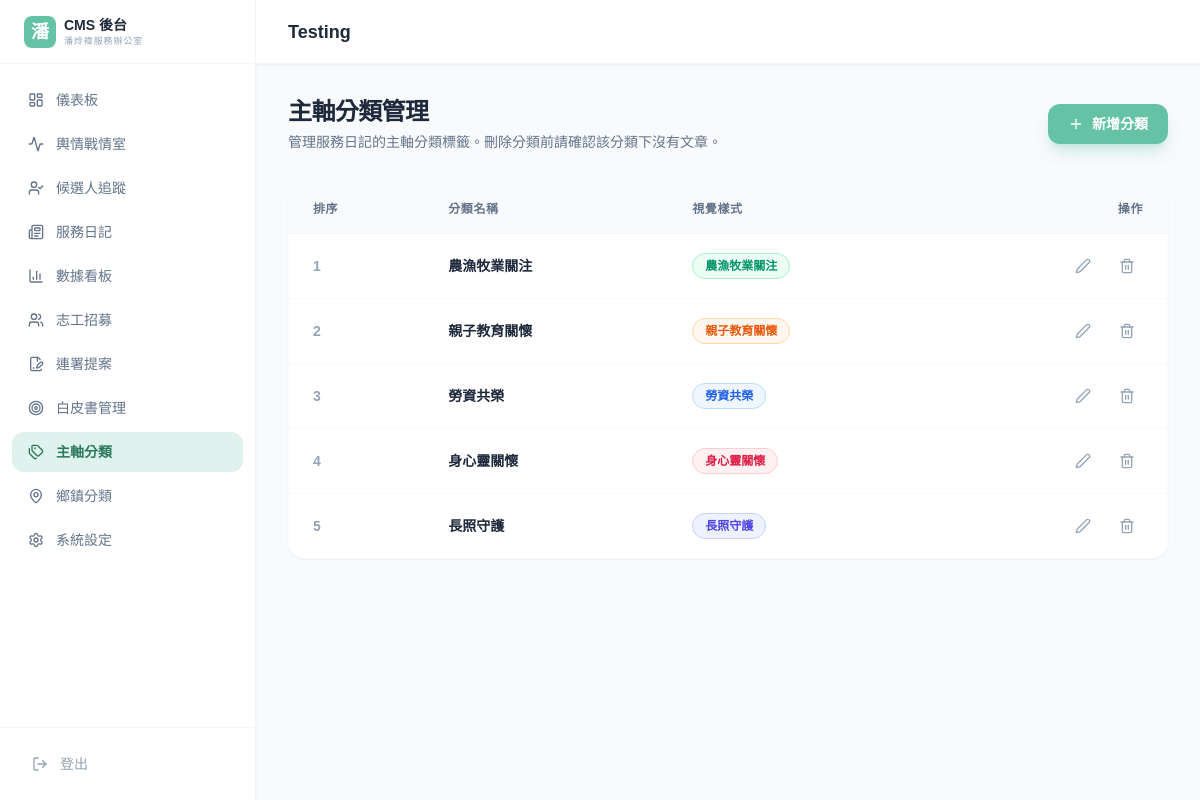
Page /admin/test_error.php on the committed database.
### tables this page shows
CREATE TABLE IF NOT EXISTS `post_categories` (
  `id` INT UNSIGNED NOT NULL AUTO_INCREMENT,
  `name` VARCHAR(255) NOT NULL,
  `color_theme` VARCHAR(100) NOT NULL DEFAULT 'bg-slate-50 text-slate-600 border-slate-100',
  `sort_order` INT NOT NULL DEFAULT 0,
  PRIMARY KEY (`id`)
);

### admin/src/Models/Category.php (called while the page is built, shortened)
<?php
final class Category
{
    public static function all(): array
    {
        $pdo = Database::getInstance();
        return $pdo->query('SELECT * FROM post_categories ORDER BY sort_order ASC, id DESC')->fetchAll(PDO::FETCH_ASSOC);
    }
}

### admin/src/Views/categories/index.php (the view, shortened to what this page needs)
<div class="mb-8 flex items-center justify-between">
    <div>
        <h1 class="text-2xl font-black text-slate-800 tracking-tight">主軸分類管理</h1>
        <p class="text-sm text-slate-500 mt-1">管理服務日記的主軸分類標籤。刪除分類前請確認該分類下沒有文章。</p>
    </div>
    <button onclick="openModal('add_modal')" class="bg-[#66C2A5] hover:bg-[#57A891] text-white px-5 py-2.5 rounded-xl font-bold text-sm shadow-lg shadow-[#66C2A5]/30 flex items-center gap-2 transition-all">
        <i data-lucide="plus" class="w-4 h-4"></i> 新增分類
    </button>
</div>
<div class="bg-white rounded-2xl shadow-sm border border-slate-50 overflow-hidden">
    <table class="w-full text-left border-collapse">
        <thead>
            <tr class="bg-slate-50 border-b border-slate-100 text-xs font-black text-slate-500 uppercase tracking-wider">
                <th class="py-4 px-6">排序</th>
                <th class="py-4 px-6">分類名稱</th>
                <th class="py-4 px-6">視覺樣式</th>
                <th class="py-4 px-6 text-right">操作</th>
            </tr>
        </thead>
        <tbody class="divide-y divide-slate-50 text-sm">
            <?php foreach ($categories as $cat): ?>
            <tr class="hover:bg-slate-50/50 transition-colors group">
                <td class="py-4 px-6 text-slate-400 font-bold"><?= (int)$cat['sort_order'] ?></td>
                <td class="py-4 px-6 font-bold text-slate-800"><?= htmlspecialchars($cat['name']) ?></td>
                <td class="py-4 px-6">
                    <span class="inline-block px-3 py-1 text-xs font-black rounded-full border <?= htmlspecialchars($cat['color_theme']) ?>">
                        <?= htmlspecialchars($cat['name']) ?>
                    </span>
                </td>
                <td class="py-4 px-6 text-right space-x-2">
                    <button onclick="editCat(this)"
                            data-cat-id="<?= $cat['id'] ?>"
                            data-cat-name="<?= htmlspecialchars($cat['name'], ENT_QUOTES, 'UTF-8') ?>"
                            data-cat-color="<?= htmlspecialchars($cat['color_theme'], ENT_QUOTES, 'UTF-8') ?>"
                            data-cat-sort="<?= (int)$cat['sort_order'] ?>"
                            class="text-slate-400 hover:text-[#66C2A5] transition-colors p-2"><i data-lucide="edit-2" class="w-4 h-4"></i></button>
                    <form action="/admin/categories/<?= $cat['id'] ?>/delete" method="POST" class="inline-block" onsubmit="return confirm('確定要刪除「<?= htmlspecialchars($cat['name']) ?>」嗎？');">
                        <button type="submit" class="text-slate-400 hover:text-red-500 transition-colors p-2"><i data-lucide="trash-2" class="w-4 h-4"></i></button>
                    </form>
                </td>
            </tr>
            <?php endforeach; ?>
        </tbody>
    </table>
</div>
<?php
$content = ob_get_clean();
AdminLayout::render($pageTitle, $content, 'categories');

### admin/src/Layout/AdminLayout.php (shortened to what this page needs)
<?php
final class AdminLayout
{
    public static function render(
        string $title,
        string $content,
        string $active = ''
    ): void {
        ?>
<!DOCTYPE html>
<html lang="zh-TW">
<head>
    <script src="https://cdn.tailwindcss.com"></script>
</head>
<body class="bg-slate-50 text-slate-800">
<div class="flex h-screen overflow-hidden">
    <aside class="w-64 bg-white border-r border-slate-100 flex flex-col shadow-sm flex-shrink-0">
        <div class="h-16 flex items-center gap-2 px-6 border-b border-slate-100">
            <div class="w-8 h-8 bg-[#66C2A5] rounded-lg flex items-center justify-center text-white font-black text-lg">潘</div>
            <div>
                <div class="font-black text-sm text-slate-800">CMS 後台</div>
                <div class="text-[9px] text-slate-400 uppercase tracking-widest">潘炩禕服務辦公室</div>
            </div>
        </div>
        <nav class="flex-1 py-4 px-3 space-y-1 overflow-y-auto">
            <?php
            $navItems = [
                ['key' => 'dashboard',          'icon' => 'layout-dashboard', 'label' => '儀表板',     'href' => '/admin/dashboard'],
                ['key' => 'opinion_dashboard',  'icon' => 'activity',         'label' => '輿情戰情室', 'href' => '/admin/opinion/dashboard'],
                ['key' => 'candidates',         'icon' => 'user-check',       'label' => '候選人追蹤', 'href' => '/admin/candidates'],
                ['key' => 'posts',              'icon' => 'newspaper',        'label' => '服務日記',   'href' => '/admin/posts'],
                ['key' => 'stats',              'icon' => 'bar-chart-3',      'label' => '數據看板',   'href' => '/admin/stats'],
                ['key' => 'volunteer',          'icon' => 'users',            'label' => '志工招募',   'href' => '/admin/volunteers'],
                ['key' => 'petition',           'icon' => 'file-signature',   'label' => '連署提案',   'href' => '/admin/petitions'],
                ['key' => 'whitepaper',         'icon' => 'target',           'label' => '白皮書管理', 'href' => '/admin/whitepaper'],
                ['key' => 'categories',         'icon' => 'tags',             'label' => '主軸分類',   'href' => '/admin/categories'],
                ['key' => 'towns',              'icon' => 'map-pin',          'label' => '鄉鎮分類',   'href' => '/admin/towns'],
                ['key' => 'settings',           'icon' => 'settings',         'label' => '系統設定',   'href' => '/admin/settings'],
            ];
            foreach ($navItems as $item):
                $isActive = $active === $item['key'] ? 'sidebar-item active' : 'sidebar-item text-slate-500 hover:bg-slate-50';
            ?>
            <a href="<?= $item['href'] ?>" class="flex items-center gap-3 px-4 py-2.5 rounded-xl text-sm transition-all <?= $isActive ?>">
                <i data-lucide="<?= $item['icon'] ?>" class="w-4 h-4"></i>
                <?= $item['label'] ?>
            </a>
            <?php endforeach; ?>
        </nav>
        <div class="p-4 border-t border-slate-100">
            <a href="/admin/logout" class="flex items-center gap-3 px-4 py-2.5 rounded-xl text-sm text-slate-400 hover:bg-red-50 hover:text-red-500 transition-all">
                <i data-lucide="log-out" class="w-4 h-4"></i> 登出
            </a>
        </div>
    </aside>
    <div class="flex-1 flex flex-col overflow-hidden">
        <header class="h-16 bg-white border-b border-slate-100 flex items-center px-8 gap-4 shadow-sm">
            <h1 class="font-black text-lg text-slate-800"><?= htmlspecialchars($title) ?></h1>
        </header>
        <main class="flex-1 overflow-y-auto p-8">
            <?= $content ?>
        </main>
    </div>
</div>
</body>
</html>
        <?php
    }
}

### admin/test_error.php (shortened to what this page needs)
<?php
try {
    $categories = Category::all();
    $pageTitle = 'Testing';
    include __DIR__ . '/src/Views/categories/index.php';
    $content = ob_get_clean();
    echo $content;
} catch (\Throwable $e) {
    echo "<h1>Error</h1>";
    echo "<pre>" . (string)$e . "</pre>";
}

### admin/src/Layout/AdminLayout.php (style rules this page uses)
body { font-family: 'Noto Sans TC', sans-serif; }
.sidebar-item.active { background: #E0F2ED; color: #2D7A60; font-weight: 700; }

### rows in the picture
post_categories: sort_order "1", name "農漁牧業關注"
post_categories: sort_order "2", name "親子教育關懷"
post_categories: sort_order "3", name "勞資共榮"
post_categories: sort_order "4", name "身心靈關懷"
post_categories: sort_order "5", name "長照守護"

### other values in the picture
$item['label'] "儀表板"
$item['label'] "輿情戰情室"
$item['label'] "候選人追蹤"
$item['label'] "服務日記"
$item['label'] "數據看板"
$item['label'] "志工招募"
$item['label'] "連署提案"
$item['label'] "白皮書管理"
$item['label'] "主軸分類"
$item['label'] "鄉鎮分類"
$item['label'] "系統設定"
$title "Testing"
